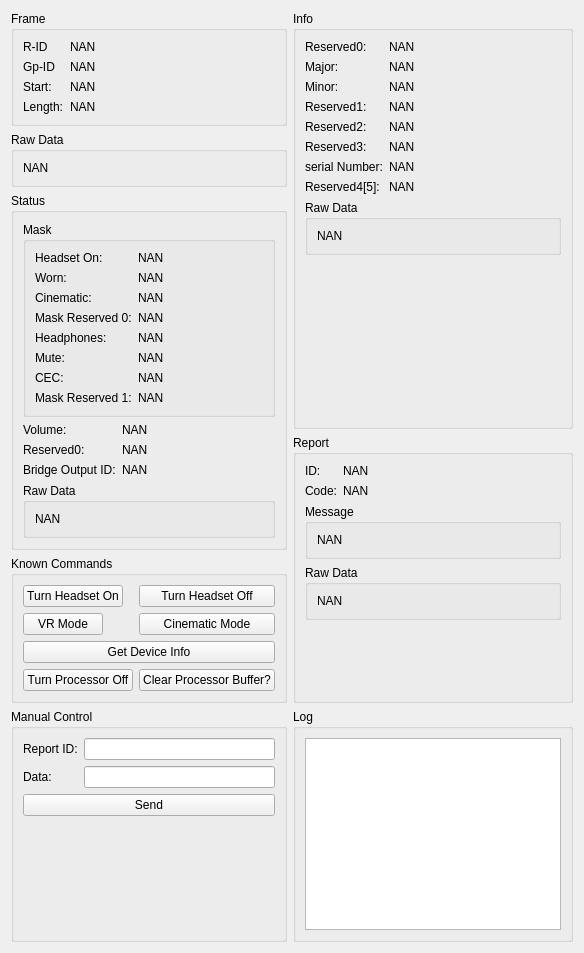
      <widget class="QWidget" name="Controller_tab">
       <attribute name="title">
        <string>Controller</string>
       </attribute>
       <layout class="QGridLayout" name="gridLayout_12">
        <item row="6" column="2">
         <widget class="QGroupBox" name="groupBox_13">
          <property name="title">
           <string>Log</string>
          </property>
          <layout class="QGridLayout" name="gridLayout_8">
           <item row="0" column="0">
            <widget class="QTextEdit" name="txt_control_log">
             <property name="readOnly">
              <bool>true</bool>
             </property>
            </widget>
           </item>
          </layout>
         </widget>
        </item>
        <item row="1" column="0">
         <widget class="QGroupBox" name="groupBox_21">
          <property name="title">
           <string>Raw Data</string>
          </property>
          <layout class="QGridLayout" name="gridLayout_11">
           <item row="0" column="0">
            <widget class="QLabel" name="lbl_control_raw">
             <property name="text">
              <string>NAN</string>
             </property>
             <property name="wordWrap">
              <bool>true</bool>
             </property>
            </widget>
           </item>
          </layout>
         </widget>
        </item>
        <item row="4" column="2" rowspan="2">
         <widget class="QGroupBox" name="groupBox_15">
          <property name="title">
           <string>Report</string>
          </property>
          <layout class="QFormLayout" name="formLayout_10">
           <item row="0" column="0">
            <widget class="QLabel" name="label_66">
             <property name="text">
              <string>ID:</string>
             </property>
            </widget>
           </item>
           <item row="0" column="1">
            <widget class="QLabel" name="lbl_report_id">
             <property name="text">
              <string>NAN</string>
             </property>
            </widget>
           </item>
           <item row="1" column="0">
            <widget class="QLabel" name="label_68">
             <property name="text">
              <string>Code:</string>
             </property>
            </widget>
           </item>
           <item row="1" column="1">
            <widget class="QLabel" name="lbl_report_code">
             <property name="text">
              <string>NAN</string>
             </property>
            </widget>
           </item>
           <item row="2" column="0" colspan="2">
            <widget class="QGroupBox" name="groupBox_17">
             <property name="title">
              <string>Message</string>
             </property>
             <layout class="QGridLayout" name="gridLayout_9">
              <item row="0" column="0">
               <widget class="QLabel" name="lbl_report_msg">
                <property name="text">
                 <string>NAN</string>
                </property>
               </widget>
              </item>
             </layout>
            </widget>
           </item>
           <item row="3" column="0" colspan="2">
            <widget class="QGroupBox" name="groupBox_18">
             <property name="title">
              <string>Raw Data</string>
             </property>
             <layout class="QGridLayout" name="gridLayout_10">
              <item row="0" column="0">
               <widget class="QLabel" name="lbl_report_raw">
                <property name="text">
                 <string>NAN</string>
                </property>
                <property name="wordWrap">
                 <bool>true</bool>
                </property>
               </widget>
              </item>
             </layout>
            </widget>
           </item>
          </layout>
         </widget>
        </item>
        <item row="0" column="0">
         <widget class="QGroupBox" name="groupBox_14">
          <property name="title">
           <string>Frame</string>
          </property>
          <layout class="QFormLayout" name="formLayout_13">
           <item row="0" column="0">
            <widget class="QLabel" name="label_5">
             <property name="text">
              <string>R-ID</string>
             </property>
            </widget>
           </item>
           <item row="0" column="1">
            <widget class="QLabel" name="lbl_control_id">
             <property name="text">
              <string>NAN</string>
             </property>
            </widget>
           </item>
           <item row="1" column="0">
            <widget class="QLabel" name="label_14">
             <property name="text">
              <string>Gp-ID</string>
             </property>
            </widget>
           </item>
           <item row="1" column="1">
            <widget class="QLabel" name="lbl_control_status">
             <property name="text">
              <string>NAN</string>
             </property>
            </widget>
           </item>
           <item row="2" column="0">
            <widget class="QLabel" name="label_24">
             <property name="text">
              <string>Start:</string>
             </property>
            </widget>
           </item>
           <item row="2" column="1">
            <widget class="QLabel" name="lbl_control_start">
             <property name="text">
              <string>NAN</string>
             </property>
            </widget>
           </item>
           <item row="3" column="0">
            <widget class="QLabel" name="label_27">
             <property name="text">
              <string>Length:</string>
             </property>
            </widget>
           </item>
           <item row="3" column="1">
            <widget class="QLabel" name="lbl_control_len">
             <property name="text">
              <string>NAN</string>
             </property>
            </widget>
           </item>
          </layout>
         </widget>
        </item>
        <item row="6" column="0">
         <widget class="QGroupBox" name="groupBox_20">
          <property name="title">
           <string>Manual Control</string>
          </property>
          <layout class="QFormLayout" name="formLayout_12">
           <item row="0" column="0">
            <widget class="QLabel" name="label_73">
             <property name="text">
              <string>Report ID:</string>
             </property>
            </widget>
           </item>
           <item row="0" column="1">
            <widget class="QLineEdit" name="txt_control_reportID"/>
           </item>
           <item row="1" column="0">
            <widget class="QLabel" name="label_74">
             <property name="text">
              <string>Data:</string>
             </property>
            </widget>
           </item>
           <item row="1" column="1">
            <widget class="QLineEdit" name="txt_control_data"/>
           </item>
           <item row="2" column="0" colspan="2">
            <widget class="QPushButton" name="btn_send_manual">
             <property name="text">
              <string>Send</string>
             </property>
            </widget>
           </item>
          </layout>
         </widget>
        </item>
        <item row="5" column="0">
         <widget class="QGroupBox" name="groupBox_19">
          <property name="title">
           <string>Known Commands</string>
          </property>
          <layout class="QFormLayout" name="formLayout_11">
           <item row="0" column="0">
            <widget class="QPushButton" name="btn_headsetOn">
             <property name="text">
              <string>Turn Headset On</string>
             </property>
            </widget>
           </item>
           <item row="0" column="1">
            <widget class="QPushButton" name="btn_headsetOff">
             <property name="text">
              <string>Turn Headset Off</string>
             </property>
            </widget>
           </item>
           <item row="1" column="0">
            <widget class="QPushButton" name="btn_vrMode">
             <property name="text">
              <string>VR Mode</string>
             </property>
            </widget>
           </item>
           <item row="1" column="1">
            <widget class="QPushButton" name="btn_vrMode2">
             <property name="text">
              <string>Cinematic Mode</string>
             </property>
            </widget>
           </item>
           <item row="2" column="0" colspan="2">
            <widget class="QPushButton" name="btn_getDeviceInfo">
             <property name="text">
              <string>Get Device Info</string>
             </property>
            </widget>
           </item>
           <item row="3" column="0">
            <widget class="QPushButton" name="btn_processorOff">
             <property name="text">
              <string>Turn Processor Off</string>
             </property>
            </widget>
           </item>
           <item row="3" column="1">
            <widget class="QPushButton" name="btn_processorClear">
             <property name="text">
              <string>Clear Processor Buffer?</string>
             </property>
            </widget>
           </item>
          </layout>
         </widget>
        </item>
        <item row="2" column="0" rowspan="3">
         <widget class="QGroupBox" name="groupBox_22">
          <property name="title">
           <string>Status</string>
          </property>
          <layout class="QFormLayout" name="formLayout_9">
           <item row="1" column="0">
            <widget class="QLabel" name="label_59">
             <property name="text">
              <string>Volume:</string>
             </property>
            </widget>
           </item>
           <item row="1" column="1">
            <widget class="QLabel" name="lbl_cStatus_vol">
             <property name="text">
              <string>NAN</string>
             </property>
            </widget>
           </item>
           <item row="2" column="0">
            <widget class="QLabel" name="label_61">
             <property name="text">
              <string>Reserved0:</string>
             </property>
            </widget>
           </item>
           <item row="2" column="1">
            <widget class="QLabel" name="lbl_cStatus_reserved0">
             <property name="text">
              <string>NAN</string>
             </property>
            </widget>
           </item>
           <item row="3" column="0">
            <widget class="QLabel" name="label_63">
             <property name="text">
              <string>Bridge Output ID:</string>
             </property>
            </widget>
           </item>
           <item row="3" column="1">
            <widget class="QLabel" name="lbl_cStatus_bridgeOutputID">
             <property name="text">
              <string>NAN</string>
             </property>
            </widget>
           </item>
           <item row="4" column="0" colspan="2">
            <widget class="QGroupBox" name="groupBox_16">
             <property name="title">
              <string>Raw Data</string>
             </property>
             <layout class="QGridLayout" name="gridLayout_7">
              <item row="0" column="0">
               <widget class="QLabel" name="lbl_cStatus_raw">
                <property name="text">
                 <string>NAN</string>
                </property>
                <property name="wordWrap">
                 <bool>true</bool>
                </property>
               </widget>
              </item>
             </layout>
            </widget>
           </item>
           <item row="0" column="0" colspan="2">
            <widget class="QGroupBox" name="groupBox_23">
             <property name="title">
              <string>Mask</string>
             </property>
             <layout class="QFormLayout" name="formLayout_14">
              <item row="0" column="1">
               <widget class="QLabel" name="lbl_cStatus_headsetOn">
                <property name="text">
                 <string>NAN</string>
                </property>
               </widget>
              </item>
              <item row="1" column="0">
               <widget class="QLabel" name="label_33">
                <property name="text">
                 <string>Worn:</string>
                </property>
               </widget>
              </item>
              <item row="1" column="1">
               <widget class="QLabel" name="lbl_cStatus_worn">
                <property name="text">
                 <string>NAN</string>
                </property>
               </widget>
              </item>
              <item row="2" column="0">
               <widget class="QLabel" name="label_38">
                <property name="text">
                 <string>Cinematic:</string>
                </property>
               </widget>
              </item>
              <item row="2" column="1">
               <widget class="QLabel" name="lbl_cStatus_cinematic">
                <property name="text">
                 <string>NAN</string>
                </property>
               </widget>
              </item>
              <item row="3" column="0">
               <widget class="QLabel" name="label_41">
                <property name="text">
                 <string>Mask Reserved 0:</string>
                </property>
               </widget>
              </item>
              <item row="3" column="1">
               <widget class="QLabel" name="lbl_cStatus_mReserved0">
                <property name="text">
                 <string>NAN</string>
                </property>
               </widget>
              </item>
              <item row="4" column="0">
               <widget class="QLabel" name="label_46">
                <property name="text">
                 <string>Headphones:</string>
                </property>
               </widget>
              </item>
              <item row="4" column="1">
               <widget class="QLabel" name="lbl_cStatus_headphones">
                <property name="text">
                 <string>NAN</string>
                </property>
               </widget>
              </item>
              <item row="5" column="0">
               <widget class="QLabel" name="label_49">
                <property name="text">
                 <string>Mute:</string>
                </property>
               </widget>
              </item>
              <item row="5" column="1">
               <widget class="QLabel" name="lbl_cStatus_mute">
                <property name="text">
                 <string>NAN</string>
                </property>
               </widget>
              </item>
              <item row="6" column="0">
               <widget class="QLabel" name="label_53">
                <property name="text">
                 <string>CEC:</string>
                </property>
               </widget>
              </item>
              <item row="6" column="1">
               <widget class="QLabel" name="lbl_cStatus_cec">
                <property name="text">
                 <string>NAN</string>
                </property>
               </widget>
              </item>
              <item row="7" column="0">
               <widget class="QLabel" name="label_57">
                <property name="text">
                 <string>Mask Reserved 1:</string>
                </property>
               </widget>
              </item>
              <item row="7" column="1">
               <widget class="QLabel" name="lbl_cStatus_mReserved1">
                <property name="text">
                 <string>NAN</string>
                </property>
               </widget>
              </item>
              <item row="0" column="0">
               <widget class="QLabel" name="label_28">
                <property name="text">
                 <string>Headset On:</string>
                </property>
               </widget>
              </item>
             </layout>
            </widget>
           </item>
          </layout>
         </widget>
        </item>
        <item row="0" column="2" rowspan="4">
         <widget class="QGroupBox" name="groupBox_11">
          <property name="title">
           <string>Info</string>
          </property>
          <layout class="QFormLayout" name="formLayout_8">
           <item row="0" column="0">
            <widget class="QLabel" name="label_3">
             <property name="text">
              <string>Reserved0:</string>
             </property>
            </widget>
           </item>
           <item row="0" column="1">
            <widget class="QLabel" name="lbl_info_reserved0">
             <property name="text">
              <string>NAN</string>
             </property>
            </widget>
           </item>
           <item row="1" column="0">
            <widget class="QLabel" name="label_7">
             <property name="text">
              <string>Major:</string>
             </property>
            </widget>
           </item>
           <item row="1" column="1">
            <widget class="QLabel" name="lbl_info_major">
             <property name="text">
              <string>NAN</string>
             </property>
            </widget>
           </item>
           <item row="2" column="0">
            <widget class="QLabel" name="label_11">
             <property name="text">
              <string>Minor:</string>
             </property>
            </widget>
           </item>
           <item row="2" column="1">
            <widget class="QLabel" name="lbl_info_minor">
             <property name="text">
              <string>NAN</string>
             </property>
            </widget>
           </item>
           <item row="3" column="0">
            <widget class="QLabel" name="label_15">
             <property name="text">
              <string>Reserved1:</string>
             </property>
            </widget>
           </item>
           <item row="3" column="1">
            <widget class="QLabel" name="lbl_info_reserved1">
             <property name="text">
              <string>NAN</string>
             </property>
            </widget>
           </item>
           <item row="4" column="0">
            <widget class="QLabel" name="label_25">
             <property name="text">
              <string>Reserved2:</string>
             </property>
            </widget>
           </item>
           <item row="4" column="1">
            <widget class="QLabel" name="lbl_info_reserved2">
             <property name="text">
              <string>NAN</string>
             </property>
            </widget>
           </item>
           <item row="5" column="0">
            <widget class="QLabel" name="label_9">
             <property name="text">
              <string>Reserved3:</string>
             </property>
            </widget>
           </item>
           <item row="5" column="1">
            <widget class="QLabel" name="lbl_info_reserved3">
             <property name="text">
              <string>NAN</string>
             </property>
            </widget>
           </item>
           <item row="7" column="0">
            <widget class="QLabel" name="label_26">
             <property name="text">
              <string>Reserved4[5]:</string>
             </property>
            </widget>
           </item>
           <item row="7" column="1">
            <widget class="QLabel" name="lbl_info_reserved4">
             <property name="text">
              <string>NAN</string>
             </property>
            </widget>
           </item>
           <item row="6" column="0">
            <widget class="QLabel" name="label_23">
             <property name="text">
              <string>serial Number:</string>
             </property>
            </widget>
           </item>
           <item row="6" column="1">
            <widget class="QLabel" name="lbl_info_serial">
             <property name="text">
              <string>NAN</string>
             </property>
            </widget>
           </item>
           <item row="8" column="0" colspan="2">
            <widget class="QGroupBox" name="groupBox_12">
             <property name="title">
              <string>Raw Data</string>
             </property>
             <layout class="QGridLayout" name="gridLayout_6">
              <item row="0" column="0">
               <widget class="QLabel" name="lbl_info_raw">
                <property name="text">
                 <string>&lt;html&gt;&lt;head/&gt;&lt;body&gt;&lt;p&gt;NAN&lt;/p&gt;&lt;/body&gt;&lt;/html&gt;</string>
                </property>
                <property name="wordWrap">
                 <bool>true</bool>
                </property>
               </widget>
              </item>
             </layout>
            </widget>
           </item>
          </layout>
         </widget>
        </item>
       </layout>
      </widget>
